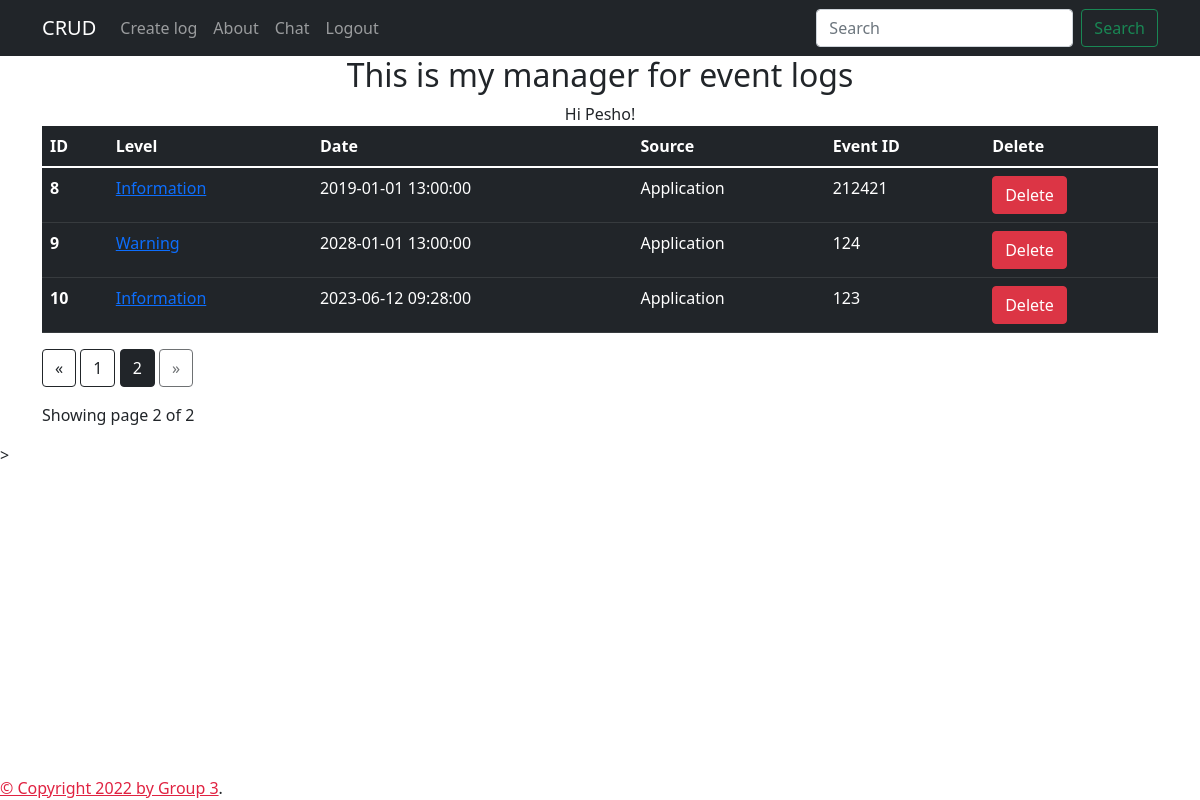
/?page=2 (signed in), run on the app's committed database.
### models.py (models this page shows, shortened)
class User(db.Model, UserMixin):
    __tablename__ = "user"
    id = db.Column(db.Integer, primary_key=True)
    username = db.Column(db.String(80), unique=True, nullable=False)
    password = db.Column(db.String(300), nullable=False, unique=True)

class Events_model(db.Model):
    __tablename__ = 'event_errors'
    id = db.Column(db.Integer, primary_key=True)
    level = db.Column(db.String(80))
    date_time = db.Column(db.DateTime, default=datetime.utcnow)
    source = db.Column(db.String(80))
    event_id = db.Column(db.Integer())

### app.py (the view)
    @app.route('/')
    @login_required
    def home():
        page = request.args.get('page', type = int)
        application_logs = Events_model.query.paginate(page = page, per_page = 5)
        return render_template('index.html', application_logs=application_logs, name = current_user), 200

### app.py (called while the page is built)
@login_manager.user_loader
def load_user(user_id):
    return User.query.get(int(user_id))

### templates/index.html (shortened to what this page needs)
{% extends "base.html" %}
{% block content %}
<div class="container" style="text-align: center;width: 100%;">
    <h2> This is my manager for event logs</h2>
     Hi {{ current_user.username }}!
</div>
<div class = "container">
      <table class="table table-dark">
        <thead>
          <tr>
            <th scope="col">ID</th>
            <th scope="col">Level</th>
            <th scope="col">Date</th>
            <th scope="col">Source</th>
            <th scope="col">Event ID</th>
            <th scope="col">Delete</th>
          </tr>
        </thead>
        <tbody>
            {% for application_log in application_logs.items %}
        <a href="#">
          <tr>
            <th scope="row">{{application_log.id}}</th>
            <td><a href='/data/{{application_log.id}}/update'>{{application_log.level}}</a></td>
            <td>{{application_log.date_time}}</td>
            <td>{{application_log.source}}</td>
            <td>{{application_log.event_id}}</td>
            <td><a href='/data/{{application_log.id}}/delete' onclick="return confirm('Are you sure you want to delete this item?');" type="button" class="btn btn-danger">Delete</a></td>
          </tr>
        </a>
          {% endfor %}
        </tbody>
      </table>
<div class="text-right">
  <a href="{{ url_for('home', page=application_logs.prev_num) }}"
     class="btn btn-outline-dark
     {% if application_logs.page == 1 %}disabled{% endif %}">
      &laquo;
  </a>
  {% for page_num in application_logs.iter_pages(left_edge=1, right_edge=1, left_current=1, right_current=2) %}{% if page_num %}
          {% if application_logs.page == page_num %}
          <a href="{{ url_for('home', page=page_num) }}"
             class="btn btn-dark">
              {{ page_num }}
          </a>
          {% else %}
          <a href="{{ url_for('home', page=page_num) }}"
             class="btn btn-outline-dark">
              {{ page_num }}
          </a>
          {% endif %}
      {% else %}
          ...
      {% endif %}
  {% endfor %}    <a href="{{ url_for('home', page=application_logs.next_num) }}"
     class="btn btn-outline-dark
     {% if application_logs.page == application_logs.pages %}disabled{% endif %}">
      &raquo;
  </a>
</div>
<p class="text-right mt-3">
 Showing page {{ application_logs.page }} of {{ application_logs.pages }}
</p>
</div>>
{% endblock %}

### data on the page
User: username "Pesho"
Events_model: id "8", level "Information", date_time "2019-01-01 13:00:00", source "Application", event_id "212421"
Events_model: id "9", level "Warning", date_time "2028-01-01 13:00:00", source "Application", event_id "124"
Events_model: id "10", level "Information", date_time "2023-06-12 09:28:00", source "Application", event_id "123"

### other printed values
{{ page_num }} "1"
{{ page_num }} "2"
{{ application_logs.page }} "2"
{{ application_logs.pages }} "2"
